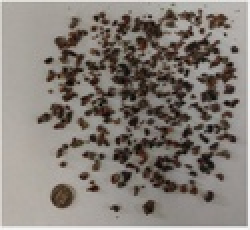
%> input picture cacao.jpeg, 125 x 115 px, shrunk from 655 x 600 before the run (shown 2 times larger)
$ octave segmentacion.m   (GNU Octave 9; MATLAB toolbox functions it lacks are replaced by stand-ins)
%> lines starting %> are read from the running program, lines starting %| are printed output that depends on the picture; in (x1, y1, x2, y2) boxes, pixels count from 0 and x2, y2 are one past the last pixel; in counts of white or black regions, pixels touching at a corner belong together; the program's own positions count from 1
%% Leer la imagen
clc
clear all
close all

I = imread('cacao.jpeg');
%> I is the input picture: size 115x125x3 uint8; mean R, G, B 133.7, 126.8, 120.3
figure;imshow(I);
% figure; imcontour(I)
%% Solucion

Im = I;

rmat=Im(:,:,1);
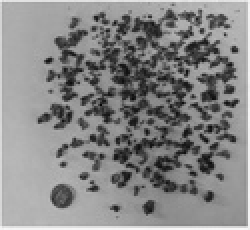
%> rmat: size 115x125 uint8 (shown 2 times larger); min 3, max 248, mean 133.7
gmat=Im(:,:,2);
bmat=Im(:,:,3);
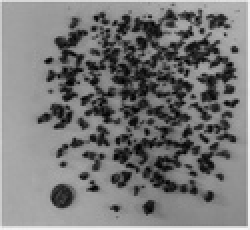
%> bmat: size 115x125 uint8 (shown 2 times larger); min 0, max 246, mean 120.3
figure;
subplot(2,2,1); imshow(rmat);
title('Red Plane');
subplot(2,2,2); imshow(gmat);
title('Green Plane');
subplot(2,2,3); imshow(bmat);
title('Blue Plane');
subplot(2,2,4); imshow(I);
title('Original Image');

%%
levelr = 0.22;
levelg = 0.18;
levelb = 0.12;
i1=im2bw(rmat,levelr);
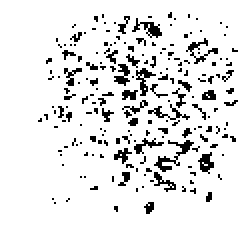
%> i1: size 115x125 logical (shown 2 times larger); 90.1% white; black in thin lines or dots, all inside (x1, y1, x2, y2) = (19, 6, 119, 107)
i2=im2bw(gmat,levelg);
i3=im2bw(bmat,levelb);
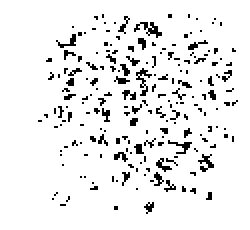
%> i3: size 115x125 logical (shown 2 times larger); 92.4% white; black in thin lines or dots, all inside (x1, y1, x2, y2) = (19, 7, 119, 107)
Isum=(i1&i2&i3);
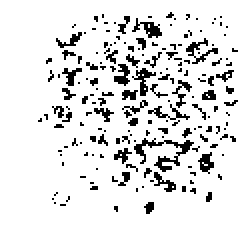
%> Isum: size 115x125 logical (shown 2 times larger); 88.6% white; black in thin lines or dots, all inside (x1, y1, x2, y2) = (19, 6, 119, 107)

%Plot the data
figure;
subplot(2,2,1); imshow(i1);
title('Red Plane');
subplot(2,2,2); imshow(i2);
title('Green Plane');
subplot(2,2,3); imshow(i3);
title('Blue Plane');
subplot(2,2,4); imshow(Isum);
title('Sum of all the planes');

%% Complement Image and Fill in holes
Icomp = imcomplement(Isum);
Ifilled= imfill(Icomp,'holes');
fig=figure; imshow(Ifilled);
hold all;
imcontour(I(:,:,1))
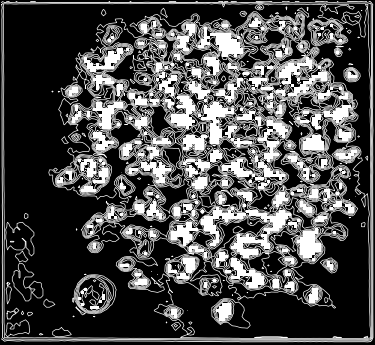
%> figure redrawn from the program's plot data; shown 3 times larger
saveas(fig,'guardado.bmp')
%%
se = strel('square',3);
Iopenned=imopen(Ifilled,se);
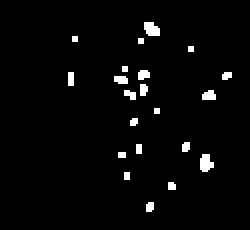
%> Iopenned: size 115x125 logical (shown 2 times larger); 2.8% white; 21 white regions (13 under 20 px), largest, box (x1, y1, x2, y2) and area: (100, 77, 107, 86) 47, (72, 11, 80, 18) 45, (101, 45, 108, 50) 29
